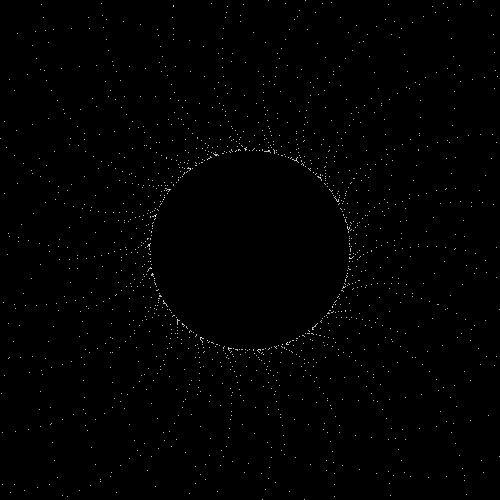
Frame 1 (no input)
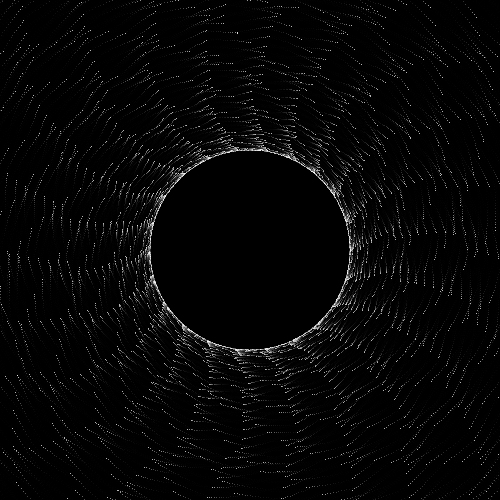
Frame 60 (the mouse pressed at the canvas centre just before this capture)
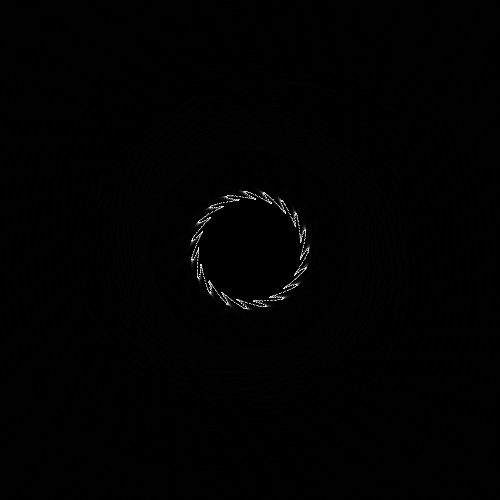
Frame 120 (the mouse held since frame 60 and released just before this capture)

The Processing sketch that drew these frames (run headless with seeded random() and noise(); from frame 60 on, the mouse is pressed at the canvas centre):

// Processing sketch: processing_147172
// ── processing_147172.pde

float big;
float outRad;
float inRad;
float lag;
float num = 3600;
float speed = 0.1;
float X, Y;
float initX, initY;
float currX, currY;
float prevX, prevY;
boolean little;

void setup() {
  size(500, 500);
//  size(displayWidth, displayHeight);
  frameRate(60);
  //  noSmooth();
  background(0);
  big = width > height ? width/2 : height/2;
  outRad = big;
  inRad = 100;
  lag = big;
}

void draw() {
  noStroke();
  fill(0, 50);
  rect(0, 0, width, height);
  stroke(255);
  noFill();
  if (little) {
    num += (360 - num) * 0.25;
    outRad += (20 - outRad) * 0.1;
    inRad += (50 - inRad) * 0.1;
    lag += (10  - lag) * 0.1;
    speed += (5 - speed) * 0.9;
  } 
  else {
    num += (3600 - num) * 0.1;
    outRad += (big - outRad) * 0.1;
    inRad += (100 - inRad) * 0.1;
    lag += (big - lag) * 0.1;
    speed += (0.1 - speed) * 0.9;
  }
  translate(width/2, height/2);
  rotate(frameCount * 0.01 % TWO_PI);
  for (float i = 0, j = num; i < j; i++) {
    pushMatrix();
    rotate(radians(i));
    point(outRad + lag * cos(radians(frameCount * speed) + i/3), inRad);
    popMatrix();
  }
}

void mousePressed() {
  little = !little;
}
